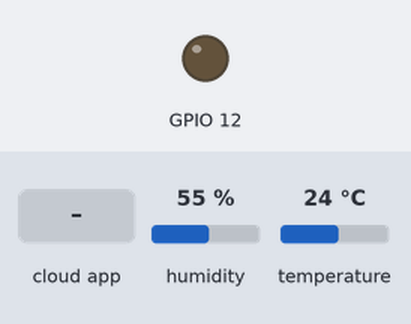
This sketch was run on a simulated ESP8266 (NodeMCU). Parts: output pins drawn as LEDs (lit = HIGH). The inputs (shaded band) are chosen by the test bench; at power-on: humidity 55 %, temperature 24 °C. What the sketch prints to the serial monitor is not drawn.

Above: at 2.7 s.
2.8 s: the phone or cloud app sets 0 to 1
At 4.3 s:
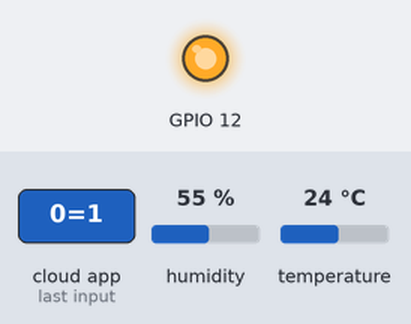
5.0 s: the phone or cloud app sets 0 to 0
At 5.8 s:
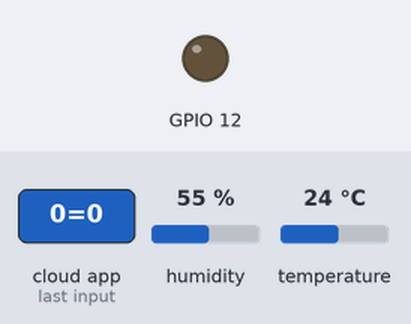
Timing chart, 0 to 8.0 s (numbered marks = the images above; inputs shaded):
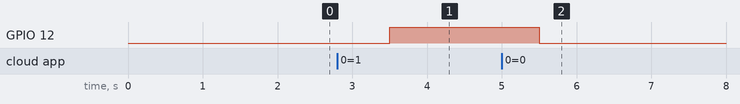

Measured:
- after the input at 2.8 s, GPIO 12: LOW → HIGH after 0.70 s
- after the input at 5.0 s, GPIO 12: HIGH → LOW after 0.50 s

The sketch:

CayenneTest_esp8266_LED.ino
```cpp
#include <CayenneMQTTESP8266.h>
#define CAYENNE_DEBUG
#define CAYENNE_PRINT Serial
#include "DHTesp.h"
DHTesp dht;

char ssid[] = "Growde179_2.4G";
char password[] = "26049979";
char username[] = "c753c300-ea41-11e9-a38a-d57172a4b4d4";
char mqtt_password[] = "2acffd0bf32ae3ce0340aa228216051a8ff522f3";
char cliend_id[] = "255c2410-d2f8-11eb-b767-3f1a8f1211ba";

#define RT0 10000
#define B 3977
float a = A0;
#define VCC 5
#define R 10000

//Variables
float RT, VR, ln, Temp, T0, Read;

void setup() {
  Serial.begin(115200);
  Cayenne.begin(username, mqtt_password, cliend_id, ssid, password);

  pinMode(A0, INPUT);
  T0 = 25 + 273.15;

  pinMode(12, OUTPUT);
  dht.setup(14, DHTesp::DHT11);
  digitalWrite(12, LOW);

}


void loop() {

  Cayenne.loop();

}
int Temp_F, Temp_K;
CAYENNE_OUT_DEFAULT()
{
  //thermistor 10k
  Read = analogRead(A0);
  Read = (5.00 / 1023.00) * Read;
  VR = VCC - Read;
  RT = Read / (VR / R);
  ln = log(RT / RT0);
  Temp = (1 / ((ln / B) + (1 / T0)));
  Temp = Temp - 273.15;
  Temp_F = (Temp * 1.8) + 32;
  Temp_K = Temp + 273.15;
  Serial.print("Temperature:");
  Serial.print("\t");
  Serial.print(Temp);
  Serial.print("C\t\t");
  Serial.print(Temp + 273.15);
  Serial.print("K\t\t");
  Serial.print((Temp * 1.8) + 32);
  Serial.println("F");
  Cayenne.virtualWrite(3, String(Temp).c_str());
  Cayenne.virtualWrite(4, String(Temp_F).c_str());
  Cayenne.virtualWrite(5, String(Temp_K).c_str());
  //DHT11
  float humidity = dht.getHumidity();
  float temperature = dht.getTemperature();
  Serial.print(humidity, 1);
  Serial.print("\t\t");
  Serial.print(temperature, 1);
  Serial.println("\t\t");
  Cayenne.virtualWrite(2, String(humidity).c_str());
  Cayenne.virtualWrite(1, String(temperature).c_str());
  Cayenne.virtualWrite(6, String(temperature + 273.15).c_str());
  Cayenne.virtualWrite(7, String((temperature * 1.8) + 32).c_str());

}

CAYENNE_IN_DEFAULT()
{
  CAYENNE_LOG("Channel %u, value %s", request.channel, getValue.asString());
}

CAYENNE_IN(0)
{
  digitalWrite(12, getValue.asInt());
}
```
